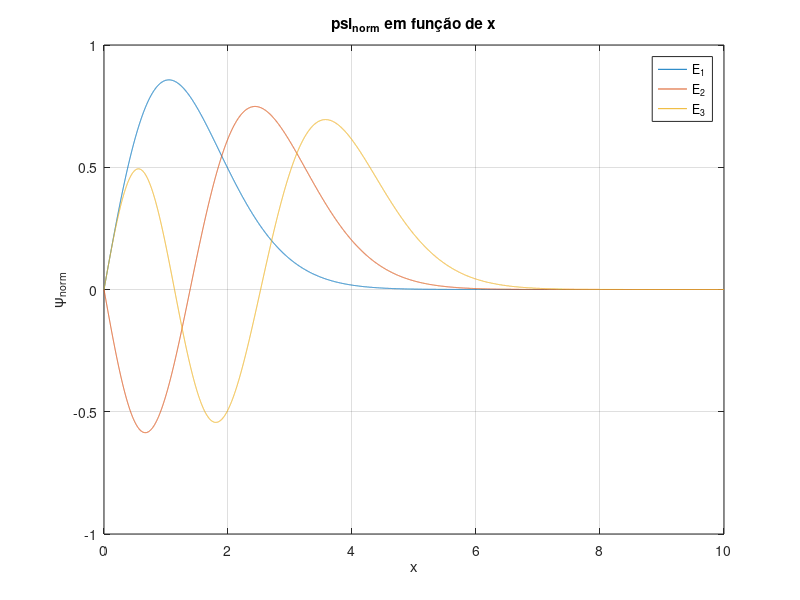
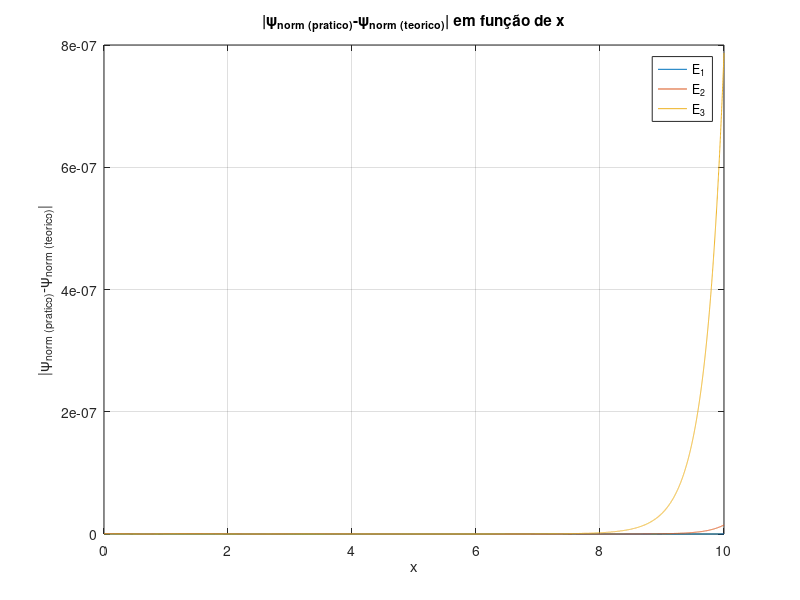

Reproduce these figures in MATLAB, in order.
% Fábio Caldas, 80248, P4
% Inês Leite, 98490, P4


clc; clear; close all;

%% Prático
xmax = 10; h = 0.001;
x = 0:h:xmax;
N = length(x);

Nmax = 500; TOL = 1e-9;
B = 0; 
E(1) = 1.7; E(2) = 1.8;

count = 0; EE = zeros(1,3);

%ciclo iterativo para shooting
for j = [1.8 3.1 4.0]
    count = count + 1;
    E = [j  j+0.1];
    for is = 1:Nmax

        g(2:N) = -2.*(x(2:N) - E(is));  
        C1 = (1+h^2/12.*g);  C2 = (1-5*h^2/12.*g);

        PSI = zeros(1,N);
        PSI(N) = 0; PSI(N-1) = h;

        % Método Numerov regressivo
        for k = N-1:-1:2
            PSI(k-1) = C1(k-1)^(-1)*(2*C2(k)*PSI(k) - C1(k+1)*PSI(k+1));
        end
        %

        PF(is) = PSI(1);

        if is>1
           %shooting 
            declive = (PF(is)-PF(is-1))/(E(is)-E(is-1));

            if declive == 0
                break
            end

            E(is+1) = E(is) + (B-PF(is))/declive;

            if(abs(E(is)-E(is+1)) <= TOL)
                break
            end
            %

        end
    end
    EE(count) = E(end);
    Cn = sqrt(trapz(x,PSI.^2));
    PSIn_pratico(count,:) = PSI./Cn;
end

%% Teórico
% energias
xx = -10:h:10;
N = length(xx);

ai = airy(xx);

counter = 0;
for k = N:-1:2
    if ai(k)*ai(k-1)<=0
       counter = counter+1;
        an(counter) = interp1(ai(k-1:k),xx(k-1:k),0,'linear');
    end
    if counter == 3
        break
    end
end
En = -2^(-1/3)*an; %Valores próprios energias 

% Função própria teórica
x = 0:h:10;
for n = 1:3
    PSI_teorico = airy((2^(1/3).*(x-En(n))));
    Cnorma(n) = sqrt(trapz(x,PSI_teorico.^2));
    PSIn_teorico(n,:)= PSI_teorico./Cnorma(n);
end

% Gráficos
figure(1)
plot(x,PSIn_teorico);
xlabel('x');ylabel('\psi_{norm}');
title("\psi_{norm} em função de x");
grid on; legend('E_1','E_2','E_3');

figure(2)
plot(x,abs(PSIn_pratico-PSIn_teorico))
title('|\psi_{norm (pratico)}-\psi_{norm (teorico)}| em função de x')
xlabel('x');ylabel('|\psi_{norm (pratico)}-\psi_{norm (teorico)}|')
grid on; legend('E_1','E_2','E_3');
